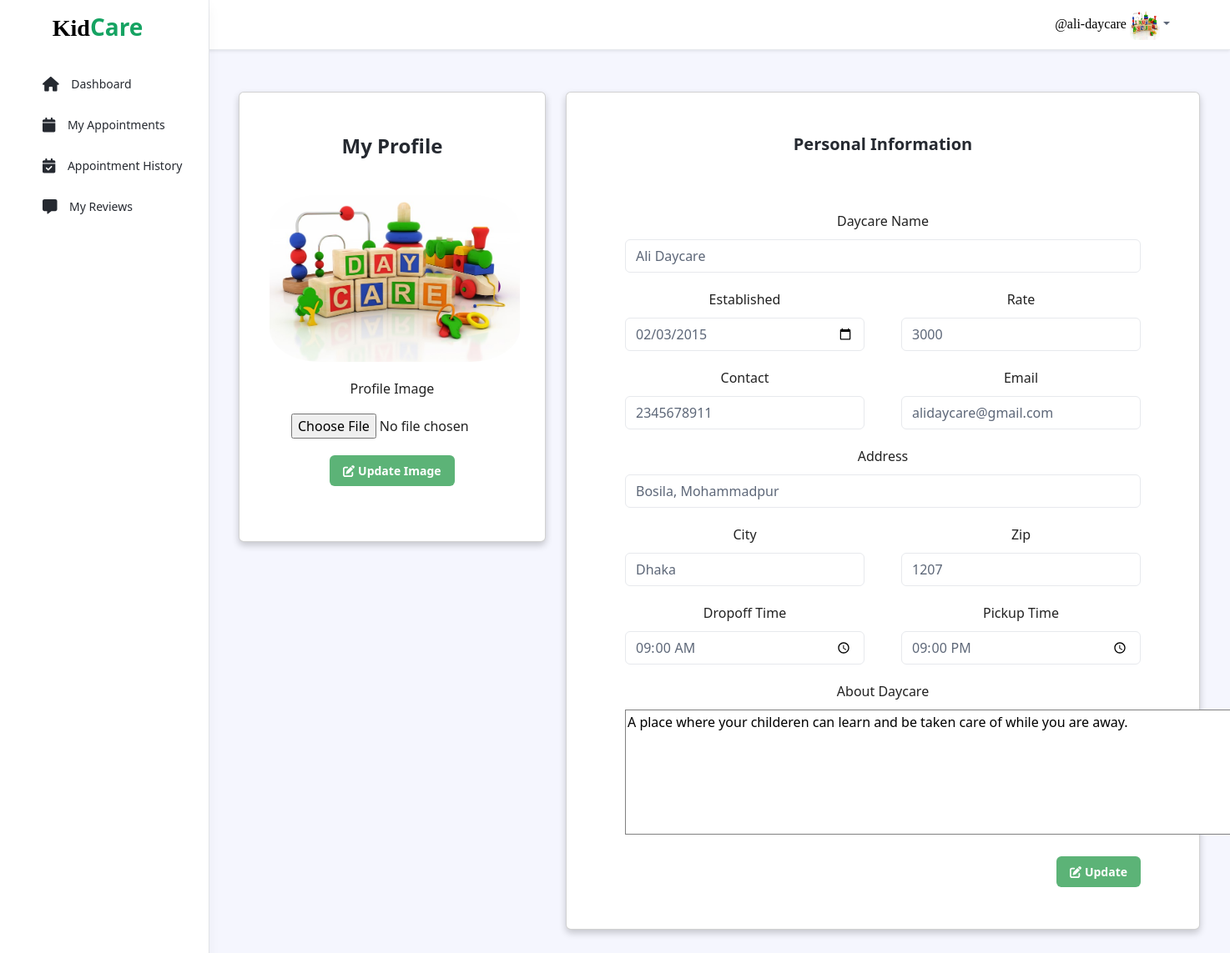
Page /daycare_profile.php (signed in) on the committed database.
### tables this page shows
CREATE TABLE `daycare` (
  `daycare_id` int(11) NOT NULL,
  `image` varchar(250) NOT NULL,
  `daycare_name` varchar(50) NOT NULL,
  `daycare_reg` varchar(250) NOT NULL,
  `contact` varchar(50) NOT NULL,
  `address` varchar(100) NOT NULL,
  `city` varchar(50) NOT NULL,
  `zip` varchar(50) NOT NULL,
  `email` varchar(100) NOT NULL,
  `username` varchar(250) NOT NULL,
  `password` varchar(100) NOT NULL,
  `join_date` varchar(50) NOT NULL,
  `verification_status` int(11) NOT NULL DEFAULT 0,
  `rate` int(11) NOT NULL,
  `about` varchar(250) NOT NULL,
  `established` varchar(10) NOT NULL,
  `dropoff_time` varchar(250) NOT NULL,
  `pickup_time` varchar(250) NOT NULL
);

### daycare_profile.php (the view, shortened to what the rows shown need)
<?php
include_once("./database/config.php");
$username = $_SESSION['daycarename'];
$sql = "SELECT * FROM daycare WHERE username='$username'";
$result = mysqli_query($conn, $sql);
$row=mysqli_fetch_assoc($result);
$daycare_name=$row['daycare_name'];
$contact=$row['contact'];
$email=$row['email'];
$address=$row['address'];
$city=$row['city'];
$zip=$row['zip'];
$established=$row['established'];
$about_me=$row['about'];
$rate=$row['rate'];
$dropoff_time=$row['dropoff_time'];
$pickup_time=$row['pickup_time'];
?>
<!DOCTYPE html>
<html lang="en">
<head>
    <link id="theme-style" rel="stylesheet" href="./assets/css/portal.css">
</head>
<body class="app">
    <?php include_once("./templates/daycare_header.php");?>
    <div class="app-wrapper">
        <div class="app-content pt-3 p-md-3 p-lg-4">
            <div class="container-xl">
                <div class="row gy-4">
                    <div class="col-12 col-lg-12">
                        <form action="" method="POST" enctype='multipart/form-data'>
                            <div class="row" style="padding-top:30px;">
                                <div class="col-md-4">
                                    <div class="card mx-auto"
                                        style="text-align:center;padding-top:30px;padding-bottom:50px;box-shadow: 0 4px 8px 0 rgba(0, 0, 0, 0.2); ">
                                        <div class="card-body">
                                            <div class="row">
                                                <div class="col-md-12">
                                                    <div class="col-md-12" style="width: 300px; height: 200px;">
                                                        <img src="./img/daycares/<?php echo $image;?>" width="100%"
                                                            height="100%"
                                                            style="text-align:center; margin-left:20px;border-radius:20%; border: 5px solid #5c85c;">
                                                    </div>
                                                </div>
                                            </div>
                                        </div>
                                    </div>
                                </div>
                                <div class="col-md-8">
                                    <div class="card mx-auto"
                                        style="text-align:center;padding:50px 0px;box-shadow: 0 4px 8px 0 rgba(0, 0, 0, 0.2);margin-bottom:50px;">
                                        <div class="card-body" style="padding:0 60px;color:#222;font-weight:500;">
                                            <div class="row">
                                                <div class="col-md-12">
                                                    <div class="form-group" style="padding:10px">
                                                        <label style="padding-bottom:10px;">Daycare Name</label>
                                                        <input type="text" class="form-control" name="daycare_name"
                                                            id="daycare_name" value="<?php echo $daycare_name?>"
                                                            placeholder="Daycare Name" required>
                                                    </div>
                                                </div>
                                                <div class="col-md-6">
                                                    <div class="form-group" style="padding:10px">
                                                        <label style="padding-bottom:10px;">Established</label>
                                                        <input type="date" class="form-control" name="established"
                                                            id="established" value="<?php echo $established?>"
                                                            placeholder="Established Date" required>
                                                    </div>
                                                </div>
                                                <div class="col-md-6">
                                                    <div class="form-group" style="padding:10px">
                                                        <label style="padding-bottom:10px;">Rate</label>
                                                        <input type="text" class="form-control" name="rate" id="rate"
                                                            value="<?php echo $rate?>" placeholder="Rate" required>
                                                    </div>
                                                </div>
                                            </div>
                                            <div class="row">
                                                <div class="col-md-6">
                                                    <div class="form-group" style="padding:10px">
                                                        <label style="padding-bottom:10px;">Contact</label>
                                                        <input type="text" class="form-control" name="contact"
                                                            id="contact" value="<?php echo $contact?>"
                                                            placeholder="Contact" required>
                                                    </div>
                                                </div>
                                                <div class="col-md-6">
                                                    <div class="form-group" style="padding:10px">
                                                        <label style="padding-bottom:10px;">Email</label>
                                                        <input type="text" class="form-control" name="email" id="email"
                                                            value="<?php echo $email?>" placeholder="Email Address"
                                                            required>
                                                    </div>
                                                </div>
                                            </div>
                                            <div class="row">
                                                <div class="col-md-12">
                                                    <div class="form-group" style="padding:10px">
                                                        <label style="padding-bottom:10px;">Address</label>
                                                        <input type="text" class="form-control" name="address"
                                                            id="address" value="<?php echo $address?>"
                                                            placeholder="Address" required>
                                                    </div>
                                                </div>
                                            </div>
                                            <div class="row">
                                                <div class="col-md-6">
                                                    <div class="form-group" style="padding:10px">
                                                        <label style="padding-bottom:10px;">City</label>
                                                        <input type="text" class="form-control" name="city" id="city"
                                                            value="<?php echo $city?>" placeholder="City" required>
                                                    </div>
                                                </div>
                                                <div class="col-md-6">
                                                    <div class="form-group" style="padding:10px">
                                                        <label style="padding-bottom:10px;">Zip</label>
                                                        <input type="text" class="form-control" name="zip" id="zip"
                                                            value="<?php echo $zip?>" placeholder="Zip" required>
                                                    </div>
                                                </div>
                                                <div class="col-md-6">
                                                    <div class="form-group" style="padding:10px">
                                                        <label style="padding-bottom:10px;">Dropoff Time</label>
                                                        <input type="time" class="form-control" name="dropoff_time" id="dropoff_time"
                                                            value="<?php echo $dropoff_time?>" placeholder="Dropoff Time" required>
                                                    </div>
                                                </div>
                                                <div class="col-md-6">
                                                    <div class="form-group" style="padding:10px">
                                                        <label style="padding-bottom:10px;">Pickup Time</label>
                                                        <input type="time" class="form-control" name="pickup_time" id="pickup_time"
                                                            value="<?php echo $pickup_time?>" placeholder="Pickup Time" required>
                                                    </div>
                                                </div>
                                            </div>
                                            <div class="row">
                                                <div class="col-md-12">
                                                    <div class="form-group" style="padding:10px">
                                                        <label style="padding-bottom:10px;">About Daycare</label><br>
                                                        <textarea name="about_me" id="about_me" cols="85" rows="6"
                                                            required
                                                            style="border-color:grey"><?php echo $about_me?></textarea>
                                                    </div>
                                                </div>
                                            </div>
                                        </div>
                                    </div>
                                </div>
                            </div>
                        </form>
                    </div>
                </div>
            </div>
        </div>
    </div>
</body>
</html>

### templates/daycare_header.php (shortened to what the rows shown need)
<?php
include_once("./database/config.php");
$username = $_SESSION['daycarename'];
$sql = "SELECT * FROM daycare WHERE username='$username'";
$result = mysqli_query($conn, $sql);
$row=mysqli_fetch_assoc($result);
$image=$row['image'];
?>
<header class="app-header fixed-top" style="height:60px;">
    <div class="app-header-inner">
        <div class="container-fluid py-2">
            <div class="app-header-content">
                <div class="row justify-content-between align-items-center">
                    <div class="app-utilities col-auto" style="margin-right:60px;margin-top:4px;">
                        <div class="app-utility-item app-user-dropdown dropdown">
                            <a class="dropdown-toggle" id="user-dropdown-toggle" data-bs-toggle="dropdown" href="#"
                                role="button" aria-expanded="false"><span style="font-size:16px; font-weight:700px;color:black;font-family:poppins;">@<?php echo $username;?> </span><img src="./img/daycares/<?php echo $image;?>"
                                    alt="user profile" style="border-radius:20%;"></a>
                        </div>
                    </div>
                </div>
            </div>
        </div>
    </div>
</header>

### rows in the picture
daycare: image (picture), daycare_name "Ali Daycare", established "02/03/2015", rate "3000", contact "2345678911", email "alidaycare@gmail.com", address "Bosila, Mohammadpur", city "Dhaka", zip "1207", dropoff_time "09:00", pickup_time "21:00", about_me "A place where your childeren can learn and be taken care of while you are away."

### other values in the picture
$username "ali-daycare"
